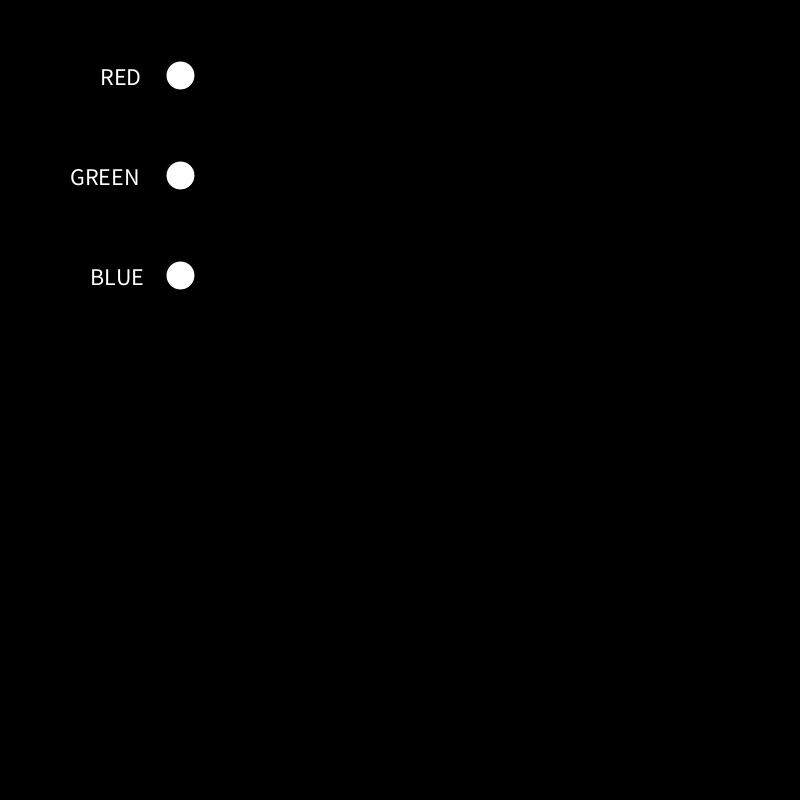
Frame 1 (no input)
Frame 60 (the mouse pressed at the canvas centre just before this capture): identical to frame 1, image omitted
Frame 120 (the mouse held since frame 60 and released just before this capture): identical to frame 1, image omitted

The Processing sketch that drew this single still picture (run headless with seeded random() and noise(); from frame 60 on, the mouse is pressed at the canvas centre):

// Processing sketch: radioButton_001
// ── radioButton_001.pde
// Exemple de component RadioButton

// Variables radio buttons
RadioButton rb1, rb2, rb3;

float r, g, b;

void setup(){
  
  size(800,800);
  
  // Construcció dels checkboxes
  rb1 = new RadioButton(180,75,15);
  rb2 = new RadioButton(180,175,15);
  rb3 = new RadioButton(180,275,15);
  
}

void draw(){
  
  background(r, g, b);
  
  if(r==g && g==b && r==0){
    fill(255);
  }
  else {
    fill(0); 
  }
  textSize(24);
  text("RED", 100, 85);
  text("GREEN", 70, 185);
  text("BLUE", 90, 285);
  
  // Dibuixam els checkboxes
  rb1.display();
  rb2.display();
  rb3.display();
  
  // Miram el seu valor, per actualitzar r,g i b
  r = rb1.checked ? 255 : 0;
  g = rb2.checked ? 255 : 0;
  b = rb3.checked ? 255 : 0;
  
}

// Si pitjam el ratolí, miram si ho fem sobre un checkbox
void mousePressed(){
  if(rb1.onMouseOver()){
    rb1.toggle();
  }
  else if(rb2.onMouseOver()){
    rb2.toggle();
  }
  else if(rb3.onMouseOver()){
    rb3.toggle();
  }
}

// ── RadioButton.pde
// Component RadioButton

class RadioButton {
  
  // Propietats
  int x, y, r;
  
  // Colors
  color bgColor;
  color borderColor;
  color checkedColor;
  
  boolean checked;
  
  // Constructor
  RadioButton(int x, int y, int r){
    this.x = x;
    this.y = y;
    this.r = r;
    this.checked = false;
    this.bgColor = color(255);
    this.borderColor = color(0);
    this.checkedColor = color(180);
  }
  
  
  // Dibuixa el CheckBox
  void display(){
    
    stroke(borderColor);
    strokeWeight(2);
    fill(bgColor);
    ellipse(x, y, 2*r, 2*r);
    
    if(this.checked){
      fill(checkedColor); noStroke();
      ellipse(x, y, 1.5*r, 1.5*r);
    }
  }
  
  void setChecked(boolean b){
    this.checked = b;
  }
  
  // Canvia l'estat de selecció
  void toggle(){
    this.checked = ! this.checked;
  }
  
  
  // Mira si el ratolí està sobre el checkbox
  boolean onMouseOver(){
    return  dist(mouseX, mouseY, this.x, this.y) < this.r;
  }
  
}
